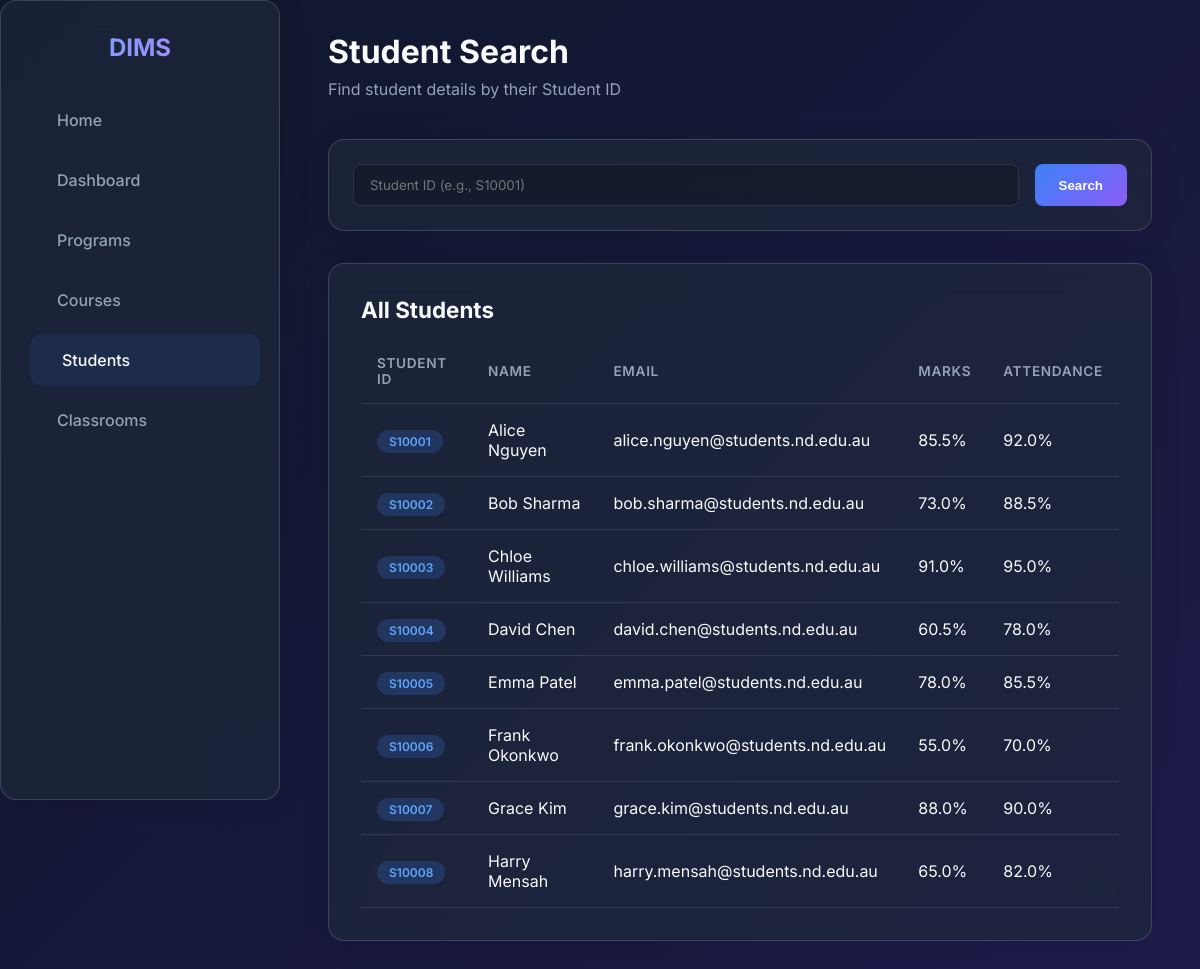
Before: /students with the older database file.
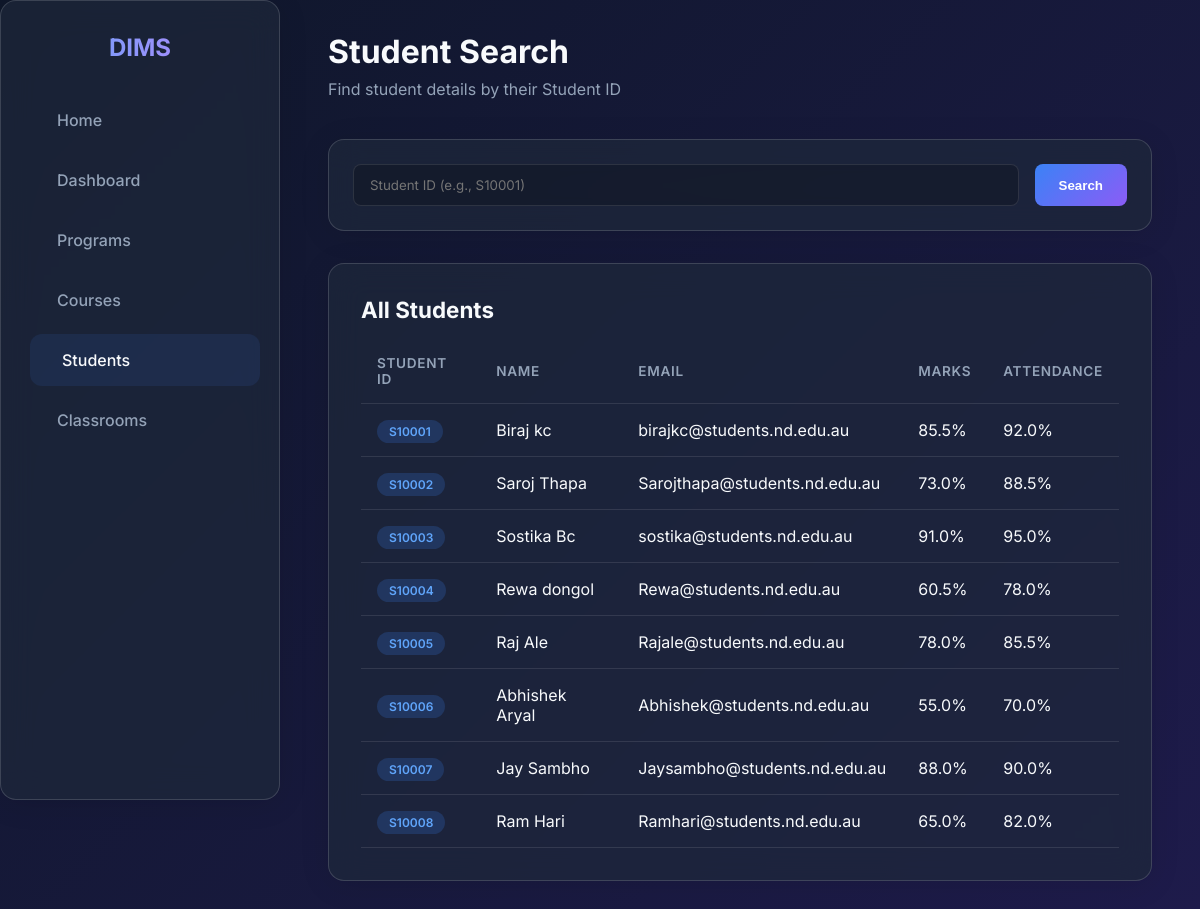
After: the same page with the newer database file.
### tables this page shows
CREATE TABLE Students (
    studentID           TEXT    PRIMARY KEY,  -- e.g. 'S10001'
    studName            TEXT    NOT NULL,     -- Full name
    age                 INTEGER NOT NULL,     -- Age in years
    email               TEXT    NOT NULL UNIQUE, -- University email
    address             TEXT,                 -- Residential address (optional)
    contactNum          TEXT,                 -- Phone number (optional)
    marksPercentage     REAL    NOT NULL      -- Overall marks percentage
                        DEFAULT 0.0
                        CHECK (marksPercentage BETWEEN 0.0 AND 100.0),
    attendancePercentage REAL   NOT NULL      -- Overall attendance percentage
                        DEFAULT 0.0
                        CHECK (attendancePercentage BETWEEN 0.0 AND 100.0)
);

### routes/students.py (the view)
@students_bp.route('/students')
def search_students():
    student_id = request.args.get('student_id')
    student = None
    students = []
    enrollments = []
    if student_id:
        student = Student.get_student(student_id)
        if student:
            enrollments = Student.get_enrollments(student_id)
    else:
        students = Student.get_all_students()
    return render_template(
        'students.html',
        student=student,
        students=students,
        enrollments=enrollments
    )

### models/student.py (called while the page is built)
    @staticmethod
    def get_all_students():
        with sqlite3.connect('database.db') as conn:
            conn.row_factory = sqlite3.Row
            cursor = conn.cursor()
            cursor.execute("SELECT * FROM Students")
            return [Student(**dict(row)) for row in cursor.fetchall()]

### templates/students.html (shortened to what this page needs)
{% extends "base.html" %}
{% block content %}
<div class="page-header">
    <h1>Student Search</h1>
    <p>Find student details by their Student ID</p>
</div>
<div class="glass" style="padding: 1.5rem; margin-bottom: 2rem;">
    <form action="{{ url_for('students.search_students') }}" method="GET" class="search-bar" style="margin-bottom: 0;">
        <input type="text" name="student_id" placeholder="Student ID (e.g., S10001)"
            value="{{ request.args.get('student_id', '') }}">
        <button type="submit" class="btn">Search</button>
    </form>
</div>
{% if student %}
<div class="glass" style="padding: 2rem;">
    <div style="display: flex; justify-content: space-between; align-items: flex-start; margin-bottom: 2rem;">
        <div>
            <h2 style="font-size: 1.5rem; margin-bottom: 0.5rem;">{{ student.studName }}</h2>
            <p style="color: var(--text-muted);"><i class='bx bx-id-card'></i> {{ student.studentID }} &nbsp;|&nbsp; <i
                    class='bx bx-envelope'></i> {{ student.email }}</p>
        </div>
        <div style="text-align: right;">
            <div
                style="font-size: 1.25rem; font-weight: 700; color: {% if student.marksPercentage >= 50 %}#34d399{% else %}#f87171{% endif %};">
                Marks: {{ student.marksPercentage }}%
            </div>
            <div
                style="font-size: 1rem; color: {% if student.attendancePercentage >= 75 %}#60a5fa{% else %}#f87171{% endif %};">
                Attendance: {{ student.attendancePercentage }}%
            </div>
        </div>
    </div>
    <h3
        style="font-size: 1.1rem; margin-bottom: 1rem; border-bottom: 1px solid var(--border-color); padding-bottom: 0.5rem;">
        Enrolled Courses</h3>
    <div class="table-container" style="padding: 0; margin-top: 0;">
        <table>
            <thead>
                <tr>
                    <th>Course Code</th>
                    <th>Course Name</th>
                </tr>
            </thead>
            <tbody>
                {% if enrollments %}
                {% for e in enrollments %}
                <tr>
                    <td><span class="badge badge-green">{{ e.courseCode }}</span></td>
                    <td>{{ e.courseName }}</td>
                </tr>
                {% endfor %}
                {% else %}
                <tr>
                    <td colspan="2" style="text-align: center; color: var(--text-muted);">No enrollments found.</td>
                </tr>
                {% endif %}
            </tbody>
        </table>
    </div>
</div>
{% elif students %}
<div class="glass" style="padding: 2rem;">
    <h2 style="font-size: 1.4rem; margin-bottom: 1rem;">All Students</h2>
    <div class="table-container" style="padding: 0; margin-top: 0;">
        <table>
            <thead>
                <tr>
                    <th>Student ID</th>
                    <th>Name</th>
                    <th>Email</th>
                    <th>Marks</th>
                    <th>Attendance</th>
                </tr>
            </thead>
            <tbody>
                {% for student in students %}
                <tr>
                    <td><span class="badge badge-blue">{{ student.studentID }}</span></td>
                    <td>{{ student.studName }}</td>
                    <td>{{ student.email }}</td>
                    <td>{{ student.marksPercentage }}%</td>
                    <td>{{ student.attendancePercentage }}%</td>
                </tr>
                {% endfor %}
            </tbody>
        </table>
    </div>
</div>
{% elif request.args %}
<div class="glass" style="padding: 2rem; text-align: center; color: var(--text-muted);">
    <i class='bx bx-error-circle' style="font-size: 3rem; margin-bottom: 1rem; color: #f87171;"></i>
    <p>Student not found. Please check the ID and try again.</p>
</div>
{% endif %}
{% endblock %}

### templates/base.html (shortened to what this page needs)
<!DOCTYPE html>
<html lang="en">
<head>
    <link href='https://unpkg.com/boxicons@2.1.4/css/boxicons.min.css' rel='stylesheet'>
    <link rel="stylesheet" href="{{ url_for('static', filename='style.css') }}">
</head>
<body class="{% if request.endpoint == 'home' %}home-page{% endif %}">
    <nav class="sidebar glass">
        <div class="sidebar-header">
            <h2> DIMS</h2>
        </div>
        <ul class="nav-links">
            <li>
                <a href="{{ url_for('home') }}" class="{% if request.endpoint == 'home' %}active{% endif %}">
                    <span>Home</span>
                </a>
            </li>
            <li>
                <a href="{{ url_for('dashboard') }}" class="{% if request.endpoint == 'dashboard' %}active{% endif %}">
                    <span>Dashboard</span>
                </a>
            </li>
            <li>
                <a href="{{ url_for('programs.list_programs') }}"
                    class="{% if 'programs' in request.endpoint %}active{% endif %}">
                    <span>Programs</span>
                </a>
            </li>
            <li>
                <a href="{{ url_for('courses.search_courses') }}"
                    class="{% if 'courses' in request.endpoint %}active{% endif %}">
                    <span>Courses</span>
                </a>
            </li>
            <li>
                <a href="{{ url_for('students.search_students') }}"
                    class="{% if 'students' in request.endpoint %}active{% endif %}">
                    <span>Students</span>
                </a>
            </li>
            <li>
                <a href="{{ url_for('classrooms.list_classrooms') }}"
                    class="{% if 'classrooms' in request.endpoint %}active{% endif %}">
                    <span>Classrooms</span>
                </a>
            </li>
        </ul>
    </nav>
    <main class="main-content">
        {% block content %}{% endblock %}
    </main>
</body>
</html>

### static/style.css (style rules this page uses)
:root { --bg-dark: #0f172a; --bg-card: rgba(30, 41, 59, 0.7); --text-main: #f8fafc; --text-muted: #94a3b8; --primary: #3b82f6; --primary-hover: #2563eb; --secondary: #8b5cf6; --border-color: rgba(255, 255, 255, 0.1); --glass-shadow: 0 4px 30px rgba(0, 0, 0, 0.1); --glass-border: 1px solid rgba(255, 255, 255, 0.15); }
* { box-sizing: border-box; margin: 0; padding: 0; }
body { font-family: 'Inter', sans-serif; background: linear-gradient(135deg, var(--bg-dark), #1e1b4b); color: var(--text-main); min-height: 100vh; display: flex; overflow-x: hidden; }
.glass { background: var(--bg-card); backdrop-filter: blur(16px); -webkit-backdrop-filter: blur(16px); border: var(--glass-border); border-radius: 16px; box-shadow: var(--glass-shadow); }
.sidebar { width: 280px; height: 100vh; position: fixed; top: 0; left: 0; padding: 2rem 1.5rem; display: flex; flex-direction: column; gap: 2rem; z-index: 10; }
.sidebar-header { text-align: center; }
.sidebar-header h2 { font-size: 1.5rem; font-weight: 700; background: linear-gradient(to right, #60a5fa, #c084fc); -webkit-background-clip: text; -webkit-text-fill-color: transparent; }
.nav-links { list-style: none; display: flex; flex-direction: column; gap: 0.5rem; }
.nav-links li a { display: flex; align-items: center; gap: 1rem; padding: 1rem; color: var(--text-muted); text-decoration: none; font-weight: 500; border-radius: 12px; transition: all 0.3s ease; }
.nav-links li a:hover, .nav-links li a.active { background: rgba(59, 130, 246, 0.1); color: var(--text-main); transform: translateX(5px); }
.main-content { margin-left: 280px; padding: 2rem 3rem; width: calc(100% - 280px); min-height: 100vh; }
.page-header { margin-bottom: 2.5rem; }
.page-header h1 { font-size: 2rem; font-weight: 700; margin-bottom: 0.5rem; }
.page-header p { color: var(--text-muted); }
.table-container { width: 100%; overflow-x: auto; padding: 1.5rem; margin-top: 1.5rem; }
table { width: 100%; border-collapse: collapse; text-align: left; }
th, td { padding: 1rem; border-bottom: 1px solid var(--border-color); }
th { font-weight: 600; color: var(--text-muted); text-transform: uppercase; font-size: 0.85rem; letter-spacing: 0.05em; }
.search-bar { display: flex; gap: 1rem; margin-bottom: 2rem; }
input[type="text"], input[type="number"], select { width: 100%; padding: 0.75rem 1rem; background: rgba(0, 0, 0, 0.2); border: 1px solid var(--border-color); border-radius: 8px; color: var(--text-main); font-family: inherit; transition: all 0.3s ease; }
.btn { padding: 0.75rem 1.5rem; border: none; border-radius: 8px; background: linear-gradient(135deg, var(--primary), var(--secondary)); color: white; font-weight: 600; cursor: pointer; transition: opacity 0.3s ease, transform 0.2s ease; }
.badge { padding: 0.25rem 0.75rem; border-radius: 9999px; font-size: 0.75rem; font-weight: 600; }
.badge-blue { background: rgba(59, 130, 246, 0.2); color: #60a5fa; }

Changed rows visible on the page:
changed Students "S10001": studName "Alice Nguyen" → "Biraj kc"; email "alice.nguyen@students.nd.edu.au" → "birajkc@students.nd.edu.au"
changed Students "S10002": studName "Bob Sharma" → "Saroj Thapa"; email "bob.sharma@students.nd.edu.au" → "Sarojthapa@students.nd.edu.au"
changed Students "S10003": studName "Chloe Williams" → "Sostika Bc"; email "chloe.williams@students.nd.edu.au" → "sostika@students.nd.edu.au"
changed Students "S10004": studName "David Chen" → "Rewa dongol"; email "david.chen@students.nd.edu.au" → "Rewa@students.nd.edu.au"
changed Students "S10005": studName "Emma Patel" → "Raj Ale"; email "emma.patel@students.nd.edu.au" → "Rajale@students.nd.edu.au"
changed Students "S10006": studName "Frank Okonkwo" → "Abhishek Aryal"; email "frank.okonkwo@students.nd.edu.au" → "Abhishek@students.nd.edu.au"
changed Students "S10007": studName "Grace Kim" → "Jay Sambho"; email "grace.kim@students.nd.edu.au" → "Jaysambho@students.nd.edu.au"
changed Students "S10008": studName "Harry Mensah" → "Ram Hari"; email "harry.mensah@students.nd.edu.au" → "Ramhari@students.nd.edu.au"
